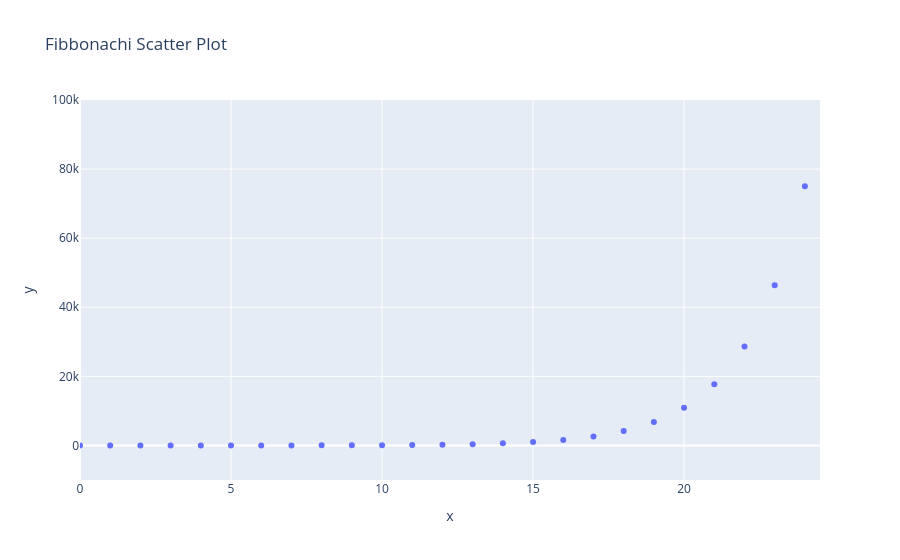

Notebook source saved alongside this figure:
### Code cell
fig = px.scatter(x=xs, y=ys, title="Fibbonachi Scatter Plot")
fig.update_layout(xaxis_range=[0,24.5], yaxis_range=[-10_000,100_000])
fig.show()

### Figure 1 — Plotly figure (JSON) as saved in the notebook; plotly's stock layout.template omitted (floating-point values rounded to 4 significant figures)
{"data": [{"hovertemplate": "x=%{x}<br>y=%{y}<extra></extra>", "legendgroup": "", "marker": {"color": "#636efa", "symbol": "circle"}, "mode": "markers", "name": "", "orientation": "v", "showlegend": false, "type": "scatter", "x": [0, 1, 2, 3, 4, 5, 6, 7, 8, 9, 10, 11, 12, 13, 14, 15, 16, 17, 18, 19, 20, 21, 22, 23, 24], "xaxis": "x", "y": [0.0, 1.0, 2.0, 3.0, 5.0, 8.0, 13.0, 21.0, 34.0, 55.0, 89.0, 144.0, 233.0, 377.0, 610.0, 987.0, 1597.0, 2584.0, 4181.0, 6765.0, 10950.0, 17710.0, 28660.0, 46370.0, 75020.0], "yaxis": "y"}], "layout": {"legend": {"tracegroupgap": 0}, "title": {"text": "Fibbonachi Scatter Plot"}, "xaxis": {"anchor": "y", "domain": [0, 1], "range": [0, 24.5], "title": {"text": "x"}}, "yaxis": {"anchor": "x", "domain": [0, 1], "range": [-10000, 100000], "title": {"text": "y"}}}}
